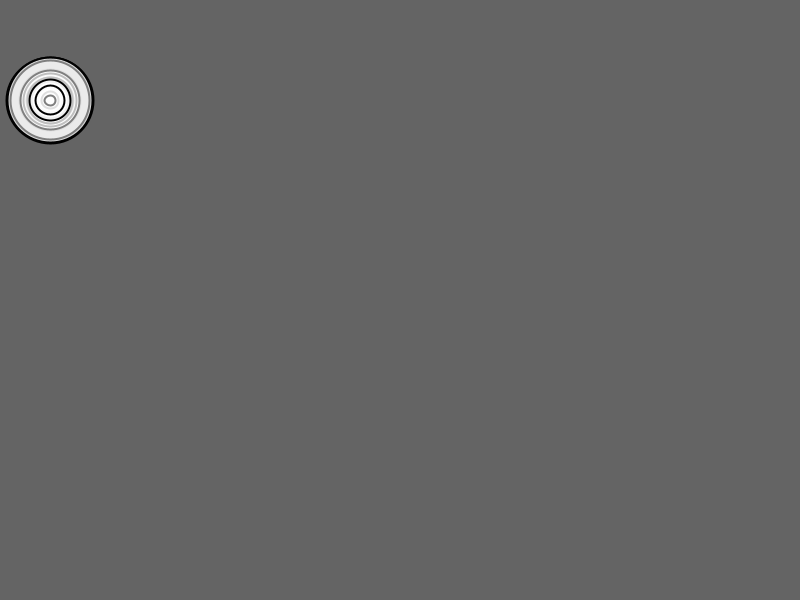
Frame 1 (no input)
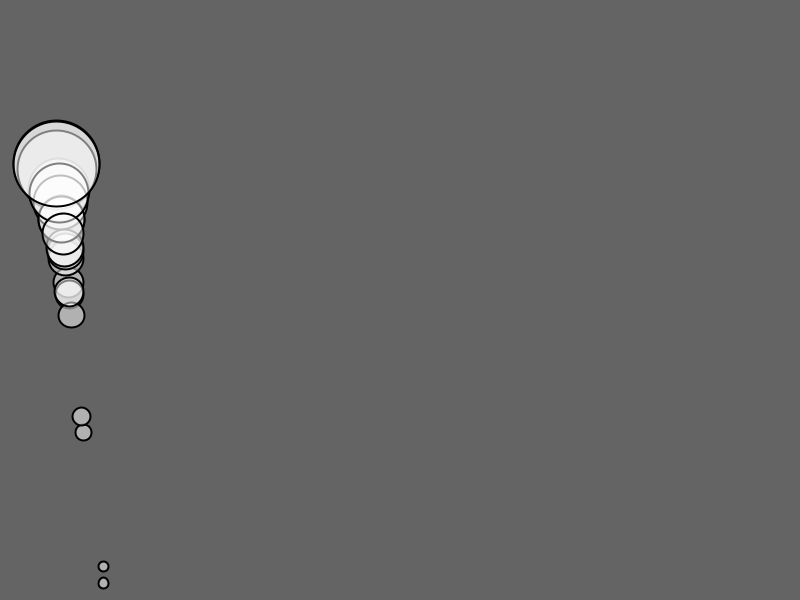
Frame 60 (the mouse pressed at the canvas centre just before this capture)
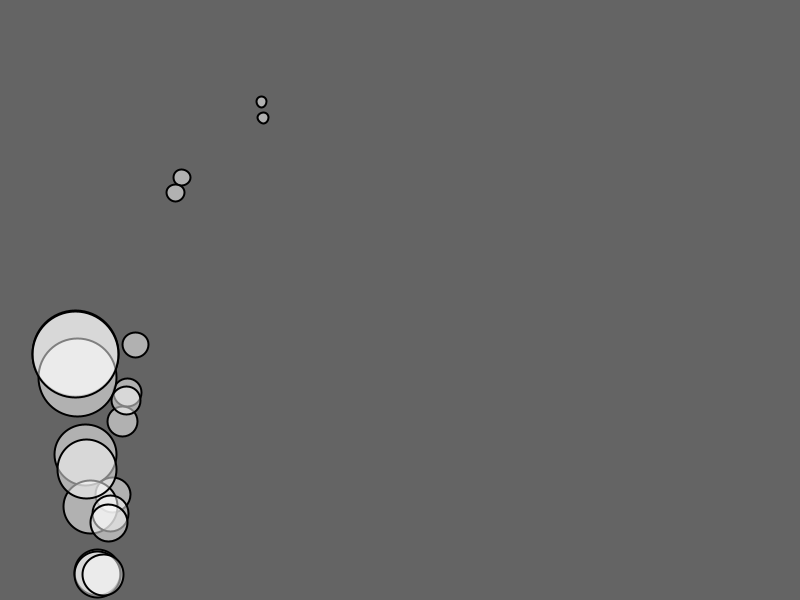
Frame 120 (the mouse held since frame 60 and released just before this capture)

The Processing sketch that drew these frames (run headless with seeded random() and noise(); from frame 60 on, the mouse is pressed at the canvas centre):

// Processing sketch: Motion_of_objects_impacted_by_force_demo
// ── Motion_of_objects_impacted_by_force_demo.pde
PVector gravity = new PVector(0, 0.1);
PVector wind = new PVector(0.01, 0);
Mover ball;
Mover[] balls;
void setup()
{
  size(800, 600);
  ball = new Mover(100, 200, 1);
  balls = new Mover[20];
  for(int i = 0; i<20; i++)
  {
    balls[i] = new Mover(50,100, random(0.3,3));
  }
}

void draw()
{
  
  background(100, 100, 100);
  for(int i = 0; i<balls.length; i++)
  {
  balls[i].applyForce(wind);
  balls[i].applyForce(gravity);
  balls[i].update();
  balls[i].checkEdges();
  balls[i].display();
  }
}

// ── Mover_class.pde
class Mover
{
  PVector position;
  PVector acceleration;
  PVector velocity;
  float mass;

  Mover(int x, int y, float m)
  {
    position = new PVector(x, y);
    acceleration = new PVector(0, 0);
    velocity = new PVector(0, 0);
    mass = m;
  }
  
  void applyForce(PVector force){
  PVector f = PVector.div(force, mass);
  acceleration.add(f); 
  };
  
  void checkEdges()
  {
    if(position.x > width)
    {
      position.x = width;
      velocity.x*=-1;
    } else if(position.x < 0)
    {
      position.x = 0;
      velocity.x*=-1;
    }
    if(position.y > height)
    {
      position.y = height;
      velocity.y*=-1;
    }
  }
  
  
  void update()
  {
    this.velocity.add(acceleration);
    this.position.add(velocity);
    this.acceleration.mult(0); 
  }
  
  
  void display()
  {
    stroke(0);
    strokeWeight(2);
   fill(255, 255, 255, 127);
    ellipse(position.x, position.y, mass*30, mass*30); 
  }
  
};
